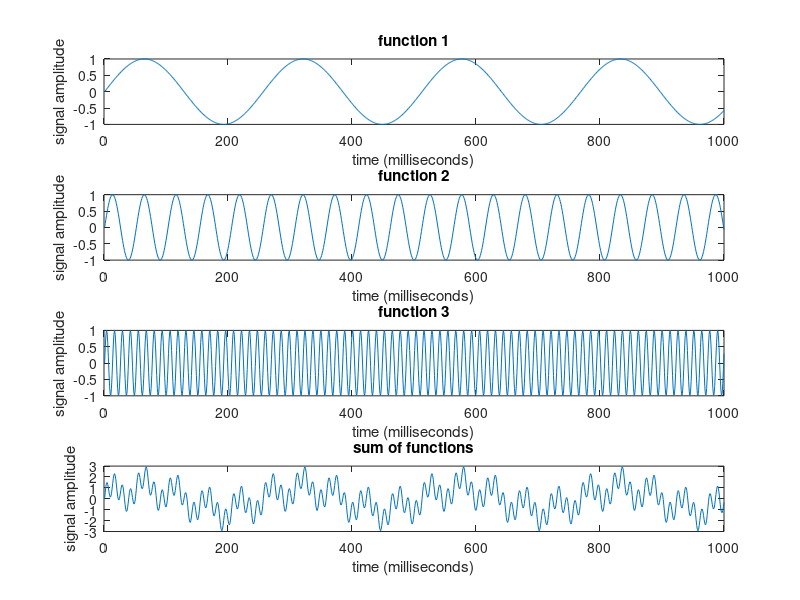
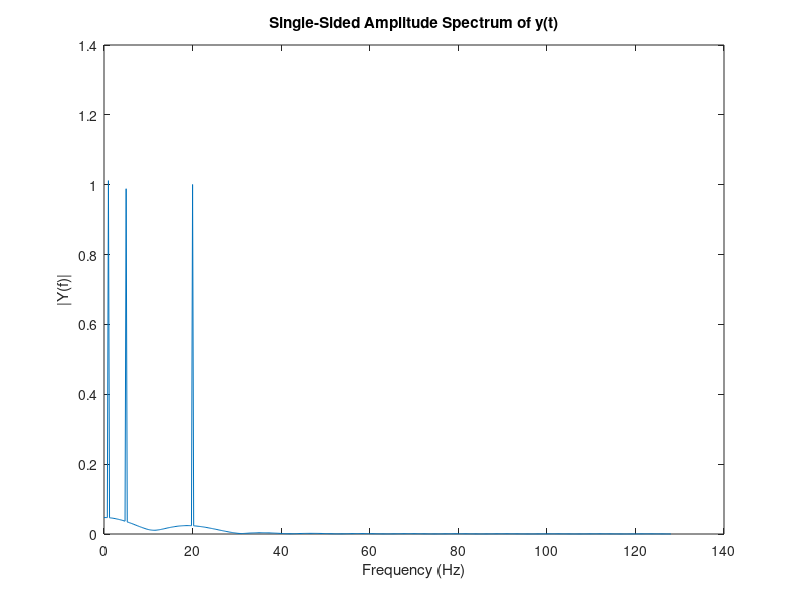
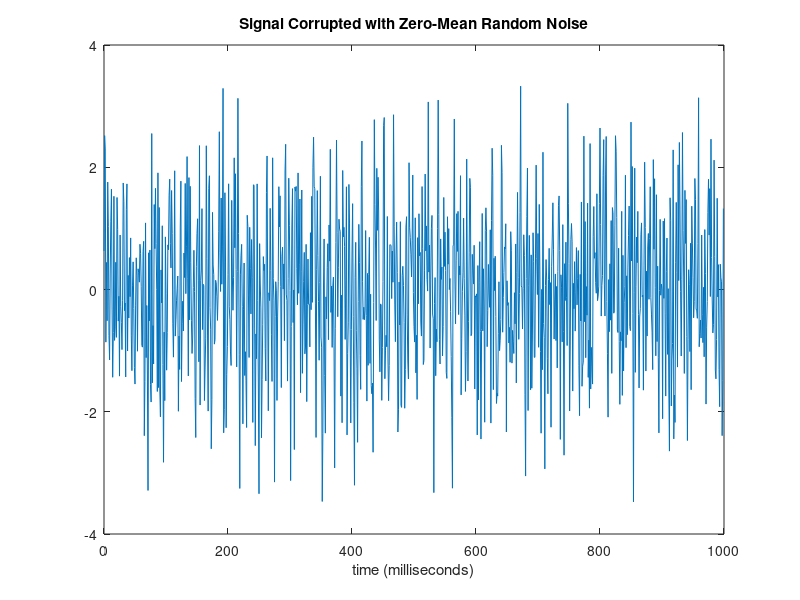
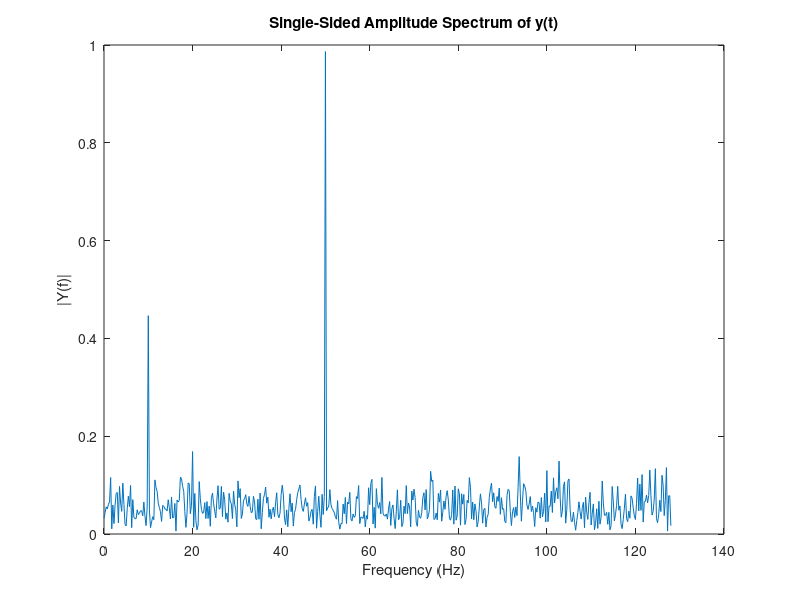

Recreate these plots in MATLAB, in order.

noise = 0;

Fs = 256;                    % Sampling frequency
T = 1/Fs;                     % Sample time
L = 1000;                     % Length of signal
t = (0:L-1)*T;                % Time vector
% Sum of a 50 Hz sinusoid and a 120 Hz sinusoid
x1 = sin(2*pi*t);
x2 = sin(2*pi*5*t);
x3 = sin(2*pi*20*t);
x = x1 + x2 + x3;
% x = 0.5*sin(2*pi*2*t) + sin(2*pi*8*t) + sin(2*pi*15*t); 
if noise == 1
    y = x + randn(size(t));     % Sinusoids plus noise
elseif noise == 0    
    y = x ; %+ randn(size(t));     % Sinusoids plus noise
end
figure; 
subplot(4,1,1); plot(x1); xlabel('time (milliseconds)'); ylabel('signal amplitude'); title('function 1')
subplot(4,1,2); plot(x2); xlabel('time (milliseconds)'); ylabel('signal amplitude'); title('function 2')
subplot(4,1,3); plot(x3); xlabel('time (milliseconds)'); ylabel('signal amplitude'); title('function 3')
subplot(4,1,4); plot(x);  xlabel('time (milliseconds)'); ylabel('signal amplitude'); title('sum of functions')

% plot(Fs*t,y)
% title('Signal Corrupted with Zero-Mean Random Noise')
xlabel('time (milliseconds)'); ylabel('signal amplitude');

NFFT = 2^nextpow2(L); % Next power of 2 from length of y
Y = fft(y,NFFT)/L;
f = Fs/2*linspace(0,1,NFFT/2+1);

% Plot single-sided amplitude spectrum.
figure; plot(f,2*abs(Y(1:NFFT/2+1))) 
title('Single-Sided Amplitude Spectrum of y(t)')
xlabel('Frequency (Hz)')
ylabel('|Y(f)|')



%%

noise = 1;

Fs = 256;                    % Sampling frequency
T = 1/Fs;                     % Sample time
L = 1000;                     % Length of signal
t = (0:L-1)*T;                % Time vector
% Sum of a 50 Hz sinusoid and a 120 Hz sinusoid
x = 0.5*sin(2*pi*10*t) + sin(2*pi*50*t); 
if noise == 1
    y = x + randn(size(t));     % Sinusoids plus noise
elseif noise == 0    
    y = x ; %+ randn(size(t));     % Sinusoids plus noise
end
figure; plot(Fs*t,y)
title('Signal Corrupted with Zero-Mean Random Noise')
xlabel('time (milliseconds)')

NFFT = 2^nextpow2(L); % Next power of 2 from length of y
Y = fft(y,NFFT)/L;
f = Fs/2*linspace(0,1,NFFT/2+1);

% Plot single-sided amplitude spectrum.
figure; plot(f,2*abs(Y(1:NFFT/2+1))) 
title('Single-Sided Amplitude Spectrum of y(t)')
xlabel('Frequency (Hz)')
ylabel('|Y(f)|')

